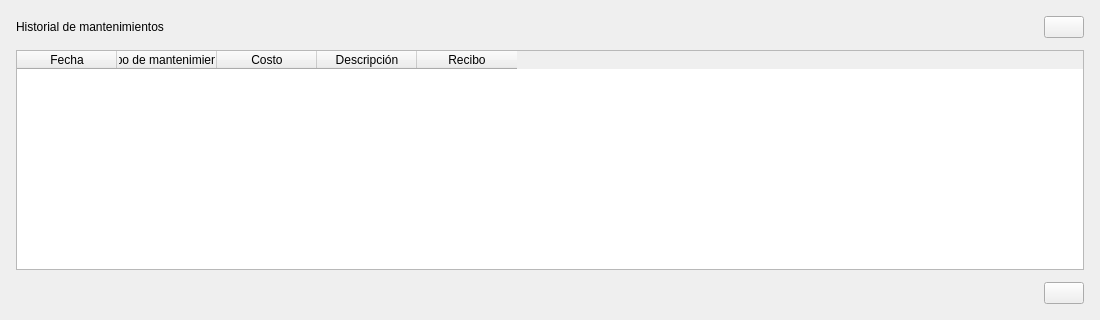
<?xml version="1.0" encoding="UTF-8"?>
<ui version="4.0">
 <class>MaintenanceHistoryTableWidget</class>
 <widget class="QWidget" name="MaintenanceHistoryTableWidget">
  <property name="geometry">
   <rect>
    <x>0</x>
    <y>0</y>
    <width>1100</width>
    <height>320</height>
   </rect>
  </property>
  <layout class="QVBoxLayout" name="maintenanceHistoryLayout">
   <property name="leftMargin">
    <number>0</number>
   </property>
   <property name="topMargin">
    <number>0</number>
   </property>
   <property name="rightMargin">
    <number>0</number>
   </property>
   <property name="bottomMargin">
    <number>0</number>
   </property>
   <item>
    <widget class="QFrame" name="historyCard">
     <property name="class" stdset="0">
      <string notr="true">card</string>
     </property>
     <layout class="QVBoxLayout" name="historyCardLayout">
      <property name="spacing">
       <number>12</number>
      </property>
      <property name="leftMargin">
       <number>16</number>
      </property>
      <property name="topMargin">
       <number>16</number>
      </property>
      <property name="rightMargin">
       <number>16</number>
      </property>
      <property name="bottomMargin">
       <number>16</number>
      </property>
      <item>
       <layout class="QHBoxLayout" name="historyHeaderLayout">
        <item>
         <widget class="QLabel" name="historyTitle">
          <property name="text">
           <string>Historial de mantenimientos</string>
          </property>
          <property name="class" stdset="0">
           <string notr="true">h3</string>
          </property>
         </widget>
        </item>
        <item>
         <spacer name="historyHeaderSpacer">
          <property name="orientation">
           <enum>Qt::Orientation::Horizontal</enum>
          </property>
          <property name="sizeHint" stdset="0">
           <size>
            <width>40</width>
            <height>20</height>
           </size>
          </property>
         </spacer>
        </item>
        <item>
         <widget class="OutlineButton" name="addMaintenanceButton">
          <property name="title" stdset="0">
           <string>Agregar Mantenimiento</string>
          </property>
          <property name="leadingIcon" stdset="0">
           <string notr="true">:/icons/plus.png</string>
          </property>
         </widget>
        </item>
       </layout>
      </item>
      <item>
       <widget class="QTableWidget" name="historyTable">
        <property name="editTriggers">
         <set>QAbstractItemView::EditTrigger::NoEditTriggers</set>
        </property>
        <property name="tabKeyNavigation">
         <bool>false</bool>
        </property>
        <property name="alternatingRowColors">
         <bool>true</bool>
        </property>
        <property name="selectionBehavior">
         <enum>QAbstractItemView::SelectionBehavior::SelectRows</enum>
        </property>
        <property name="class" stdset="0">
         <string notr="true">data-table</string>
        </property>
        <attribute name="verticalHeaderVisible">
         <bool>false</bool>
        </attribute>
        <column>
         <property name="text">
          <string>Fecha</string>
         </property>
        </column>
        <column>
         <property name="text">
          <string>Tipo de mantenimiento</string>
         </property>
        </column>
        <column>
         <property name="text">
          <string>Costo</string>
         </property>
        </column>
        <column>
         <property name="text">
          <string>Descripción</string>
         </property>
        </column>
        <column>
         <property name="text">
          <string>Recibo</string>
         </property>
        </column>
       </widget>
      </item>
      <item>
       <layout class="QHBoxLayout" name="historyFooterLayout">
        <item>
         <spacer name="historyFooterSpacer">
          <property name="orientation">
           <enum>Qt::Orientation::Horizontal</enum>
          </property>
          <property name="sizeHint" stdset="0">
           <size>
            <width>40</width>
            <height>20</height>
           </size>
          </property>
         </spacer>
        </item>
        <item>
         <widget class="OutlineButton" name="printReceiptsButton">
          <property name="title" stdset="0">
           <string>Imprimir</string>
          </property>
          <property name="leadingIcon" stdset="0">
           <string notr="true">:/icons/printer.png</string>
          </property>
         </widget>
        </item>
       </layout>
      </item>
     </layout>
    </widget>
   </item>
  </layout>
 </widget>
 <customwidgets>
  <customwidget>
   <class>OutlineButton</class>
   <extends>QPushButton</extends>
   <header>presentation/common/components/outlinebutton.h</header>
  </customwidget>
 </customwidgets>
 <tabstops>
  <tabstop>addMaintenanceButton</tabstop>
  <tabstop>historyTable</tabstop>
  <tabstop>printReceiptsButton</tabstop>
 </tabstops>
 <resources/>
 <connections/>
</ui>
